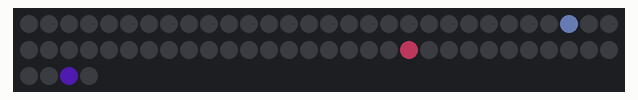
Recording of a sketch running on a simulated Arduino Uno, built with avr-gcc and run on an emulated ATmega328P. Parts: 64 RGB LEDs in strip order, left to right, continuing on the next row. Dim RGB values are drawn brighter than linear; random numbers use the default seed unless the sketch sets one.

Above: at 0.12 s.
At 4.91 s:
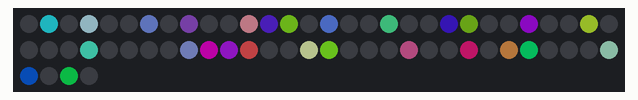
At 9.91 s:
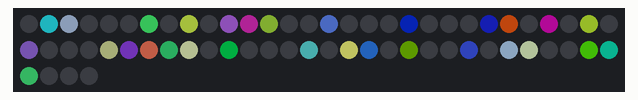
At 19.92 s:
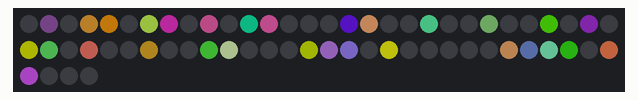
At 29.71 s:
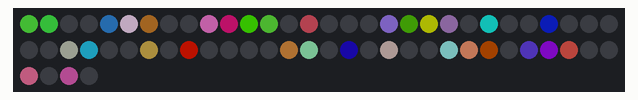
At 39.72 s:
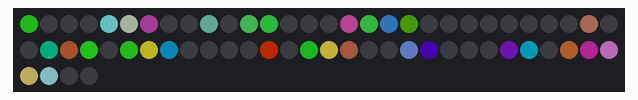

The sketch:

randomDanceRGB.ino
```cpp
#include <Adafruit_NeoPixel.h>
#ifdef __AVR__
#include <avr/power.h>
#endif
#define PIN            12
#define NUMPIXELS      64
Adafruit_NeoPixel pixels = Adafruit_NeoPixel(NUMPIXELS, PIN, NEO_GRB + NEO_KHZ800);

void setup() {
  Serial.begin(115200);
  #if defined (__AVR_ATtiny85__)
  if (F_CPU == 16000000) clock_prescale_set(clock_div_1);
  #endif
  pixels.begin();
}
//////////////////////////////////////////////////////////////////
void loop() { // random at 50%
  for (int i = 0; i < 3; i++){
    int x = random(0,63);
    int r = random(0,90);
    int g = random(0,90);
    int b = random(0,90);
    pixels.setPixelColor(x, pixels.Color(r,g,b)); pixels.show();
    x = random(0,63); pixels.setPixelColor(x, pixels.Color(0,0,0)); pixels.show();
  }
  delay(200);
}
```
